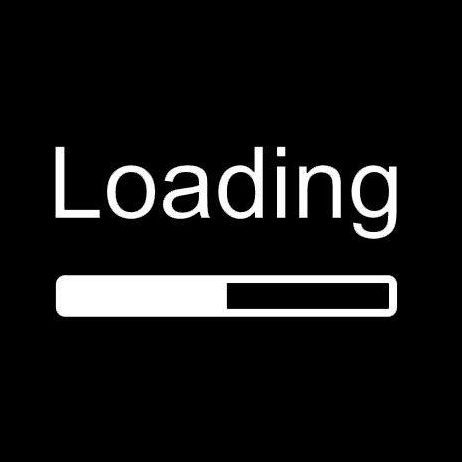
#> input picture img/loading.jpg, 462 x 462 px
$ python geometricTransformation.py
#> lines starting #> are read from the running program, lines starting #| are printed output that depends on the picture
# -*- coding: utf-8 -*-
import numpy as np
import cv2
from matplotlib import pyplot as plt

def showImg(img):
    cv2.imshow('img', img)
    cv2.waitKey(0)
    cv2.destroyAllWindows()

def translation():
    img = cv2.imread('../../img/loading.jpg')
    rows, cols = img.shape[:2]

    M = np.float32([[1, 0, 100], [0, 1, 50]])
    dst = cv2.warpAffine(img, M, (cols, rows))  #Third argument of the cv2.warpAffine() function is the size of the output image, which should be in the form of (width, height). Remember width = number of columns, and height = number of rows.

    showImg(dst)

def rotation():
    img = cv2.imread('../../img/loading.jpg')
    rows, cols = img.shape[:2]

    M = cv2.getRotationMatrix2D((cols / 2, rows / 2), 90, 1)
    dst = cv2.warpAffine(img, M, (cols, rows))

    showImg(dst)

def affineTransformation():
    img = cv2.imread('../../img/loading.jpg')
    rows, cols, ch = img.shape

    pts1 = np.float32([[50, 50], [200, 50], [50, 200]])
    pts2 = np.float32([[10, 100], [180, 50], [100, 230]])

    M = cv2.getAffineTransform(pts1, pts2)

    dst = cv2.warpAffine(img, M, (cols, rows))

    plt.subplot(121), plt.imshow(img), plt.title('Input')
    plt.subplot(122), plt.imshow(dst), plt.title('Output')
    plt.show()

def perspectiveTransformation():
    img = cv2.imread('../../img/loading.jpg')
#> img is the input picture: shape (462, 462, 3); min 0, max 255, mean 20.7

    pts1 = np.float32([[56, 65], [368, 52], [28, 387], [389, 390]])
    pts2 = np.float32([[0, 0], [300, 0], [0, 300], [300, 300]])

    M = cv2.getPerspectiveTransform(pts1, pts2)

    dst = cv2.warpPerspective(img, M, (300, 300))
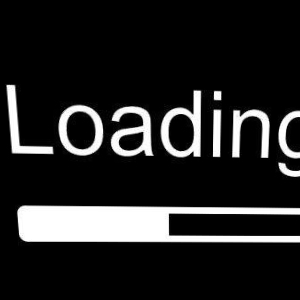
#> dst: shape (300, 300, 3); min 0, max 255, mean 35.9

    plt.subplot(121), plt.imshow(img), plt.title('Input')
    plt.subplot(122), plt.imshow(dst), plt.title('Output')
    plt.show()
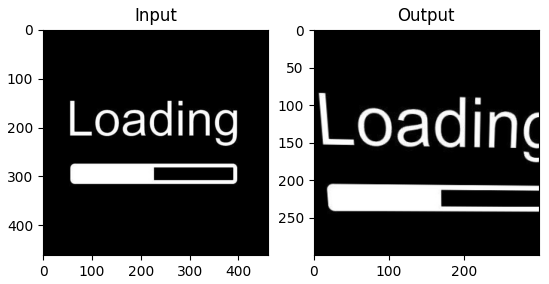
#> figure drawn by matplotlib, 2 panels

# translation()
# rotation()
# affineTransformation()
perspectiveTransformation()
